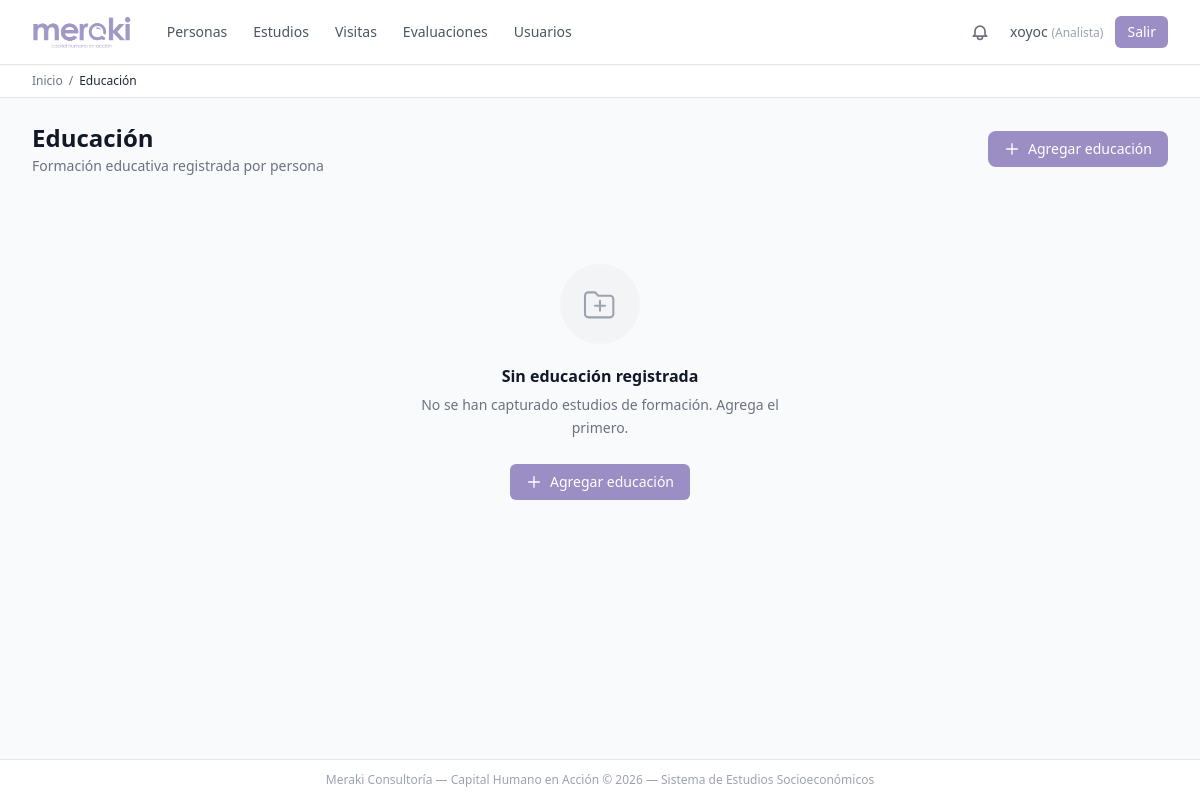
The page /educacion/ (signed in) on the database as committed earlier.
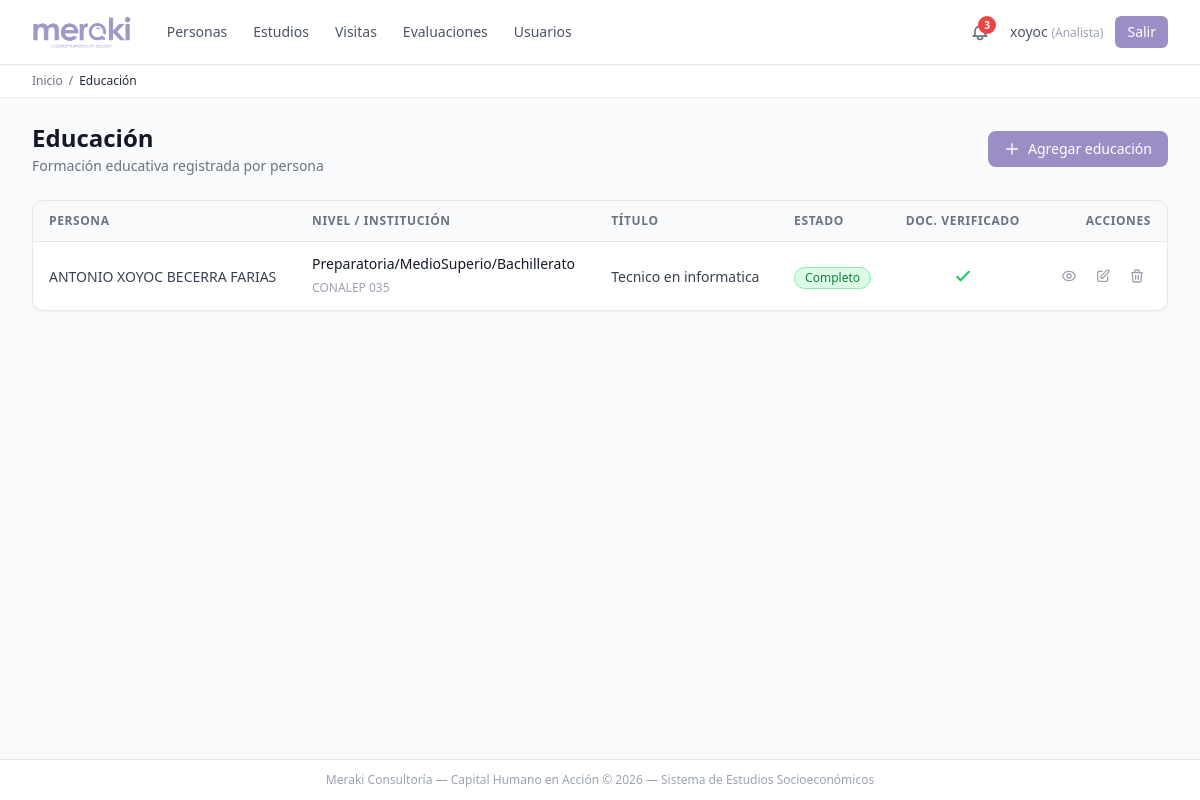
The same page on the database as committed later.
### apps/educacion/models.py (models this page shows, shortened)
class Educacion(TimestampModel):
    persona = models.ForeignKey(Persona, on_delete=models.CASCADE, related_name='educacion')
    nivel = models.ForeignKey(NivelEducativo, on_delete=models.PROTECT)
    institucion = models.CharField(max_length=200)
    ciudad_institucion = models.CharField(
        max_length=100, blank=True,
        verbose_name='Ciudad donde se localiza la institución'
    )
    titulo = models.CharField(max_length=200)
    ESTADO_EDUCATIVO = [
        ('INC', 'Incompleto'),
        ('COM', 'Completo'),
        ('TRU', 'Trunco'),
        ('CUR', 'Cursando'),
    ]
    estado = models.CharField(max_length=3, choices=ESTADO_EDUCATIVO)
    anio_inicio = models.IntegerField()
    anio_fin = models.IntegerField(null=True, blank=True)
    TIPO_DOCUMENTO_ESTUDIO = [
        ('CER', 'Certificado'),
        ('TIT', 'Título'),
        ('CON', 'Constancia'),
        ('CAR', 'Carta de pasante'),
        ('OTR', 'Otro'),
        ('NIN', 'Ninguno'),
    ]
    tipo_documento_estudio = models.CharField(
        max_length=3, choices=TIPO_DOCUMENTO_ESTUDIO, blank=True,
        verbose_name='Tipo de documento de estudio obtenido'
    )
    tiene_cedula = models.BooleanField(default=False)
    numero_cedula = models.CharField(max_length=20, blank=True)
    documento_verificado = models.BooleanField(default=False)
    class Meta:
        verbose_name_plural = "Educación"
        ordering = ['-anio_fin', '-anio_inicio']

class NivelEducativo(models.Model):
    nivel = models.CharField(max_length=100)
    orden = models.IntegerField(unique=True)
    activo = models.BooleanField(default=True)
    class Meta:
        verbose_name_plural = "Niveles educativos"
        ordering = ['orden']

### apps/personas/models.py (models this page shows, shortened)
class Persona(TimestampModel):
    folio = models.CharField(max_length=20, unique=True, editable=False)
    nombre = models.CharField(max_length=100)
    apellido_paterno = models.CharField(max_length=100)
    apellido_materno = models.CharField(max_length=100, blank=True)
    fecha_nacimiento = models.DateField()
    lugar_nacimiento = models.CharField(max_length=200, blank=True, verbose_name='Lugar de nacimiento')
    TIPO_IDENTIFICACION = [
        ('INE', 'INE/IFE'),
        ('PAS', 'Pasaporte'),
        ('CED', 'Cédula Profesional'),
        ('CAR', 'Cartilla Militar'),
        ('OTR', 'Otro'),
    ]
    tipo_identificacion = models.CharField(max_length=3, choices=TIPO_IDENTIFICACION)
    numero_identificacion = models.CharField(max_length=50)
    curp = models.CharField(max_length=18, validators=[RegexValidator(r'^[A-Z0-9]{18}$', 'CURP inválida')])
    rfc = models.CharField(max_length=13, blank=True, validators=[RegexValidator(r'^[A-Z&Ñ]{4}\d{6}[A-Z0-9]{3}$', 'RFC inválido')])
    nss = models.CharField(max_length=11, blank=True, verbose_name='NSS (Número de Seguridad Social)')
    licencia_manejo_folio = models.CharField(max_length=50, blank=True, verbose_name='Folio de licencia de manejo')
    cartilla_militar_folio = models.CharField(max_length=50, blank=True, verbose_name='Folio de cartilla militar')
    acta_nacimiento_numero = models.CharField(max_length=50, blank=True, verbose_name='Número de acta de nacimiento')
    email = models.EmailField()
    telefono_movil = models.CharField(max_length=15)
    telefono_fijo = models.CharField(max_length=15, blank=True)
    facebook_perfil = models.CharField(max_length=200, blank=True, verbose_name='Perfil de Facebook')
    ESTADO_CIVIL = [
        ('SOL', 'Soltero/a'),
        ('CAS', 'Casado/a'),
        ('ULB', 'Unión Libre'),
        ('DIV', 'Divorciado/a'),
        ('VIU', 'Viudo/a'),
        ('SEP', 'Separado/a'),
        ('OTR', 'Otro'),
    ]
    estado_civil = models.CharField(max_length=3, choices=ESTADO_CIVIL)
    numero_dependientes = models.IntegerField(default=0, validators=[MinValueValidator(0)])
    peso = models.DecimalField(
        max_digits=5, decimal_places=2, null=True, blank=True,
        verbose_name='Peso (kg)',
        validators=[MinValueValidator(0), MaxValueValidator(999)]
    )
    estatura = models.DecimalField(
        max_digits=5, decimal_places=2, null=True, blank=True,
        verbose_name='Estatura (cm)',
        validators=[MinValueValidator(0), MaxValueValidator(999)]
    )
    historial_residencias = models.TextField(
        blank=True,
        verbose_name='Historial de residencias anteriores',
        help_text='Lugar, período (año inicio-fin) y motivo del cambio de residencia'
    )
    periodos_sin_laborar = models.TextField(
        blank=True,
        verbose_name='Períodos sin laborar',
        help_text='Período (mes/año inicio-fin) y actividad durante ese tiempo'
    )
    actividades_tiempo_libre = models.TextField(
        blank=True,
        verbose_name='Actividades en tiempo libre',
        help_text='Tipo de actividad, frecuencia y tiempo dedicado'
    )
    activo = models.BooleanField(default=True)
    class Meta:
        verbose_name_plural = "Personas"
        indexes = [
            models.Index(fields=['folio']),
            models.Index(fields=['curp']),
            models.Index(fields=['apellido_paterno', 'apellido_materno', 'nombre']),
        ]
    @property
    def nombre_completo(self):
        return f"{self.nombre} {self.apellido_paterno} {self.apellido_materno}".strip()

### apps/educacion/views.py (the view)
# urls.py: path('', views.EducacionListView.as_view(), name='educacion_list'),
class EducacionListView(LoginRequiredMixin, ListView):
    model = Educacion
    context_object_name = 'educaciones'
    paginate_by = 25

### apps/notificaciones/context_processors.py (called while the page is built)
def notif_count(request):
    if not request.user.is_authenticated:
        return {'notif_count_global': 0}
    count = Notificacion.objects.filter(
        usuario=request.user, leida=False
    ).count()
    return {'notif_count_global': count}

### apps/usuarios/context_processors.py (called while the page is built)
def perfil_usuario(request):
    if not request.user.is_authenticated:
        return {
            'perfil_usuario': None,
            'es_analista': False,
            'es_inspector': False,
        }
    try:
        perfil = request.user.perfil
    except PerfilUsuario.DoesNotExist:
        perfil = None
    return {
        'perfil_usuario': perfil,
        'es_analista': perfil.es_analista if perfil else False,
        'es_inspector': perfil.es_inspector if perfil else False,
    }

### apps/usuarios/models.py (called while the page is built)
    @property
    def es_analista(self):
        return self.rol == 'ANA'

    @property
    def es_inspector(self):
        return self.rol == 'INS'

### templates/educacion/educacion_list.html (shortened to what the changed rows need)
{% extends "base.html" %}
{% block content %}
<div class="flex flex-col sm:flex-row sm:items-center sm:justify-between gap-4 mb-6">
  <div>
    <h1 class="text-2xl font-bold text-gray-900">Educación</h1>
  </div>
</div>
{% if educaciones %}
<div class="bg-white rounded-xl shadow-sm border border-gray-200 overflow-hidden">
  <div class="overflow-x-auto">
    <table class="min-w-full divide-y divide-gray-200">
      <thead class="bg-gray-50">
        <tr>
          <th scope="col" class="px-4 py-3 text-left text-xs font-semibold text-gray-500 uppercase tracking-wider">
            Persona
          </th>
          <th scope="col" class="px-4 py-3 text-left text-xs font-semibold text-gray-500 uppercase tracking-wider">
            Nivel / Institución
          </th>
          <th scope="col" class="px-4 py-3 text-left text-xs font-semibold text-gray-500 uppercase tracking-wider hidden sm:table-cell">
            Título
          </th>
          <th scope="col" class="px-4 py-3 text-left text-xs font-semibold text-gray-500 uppercase tracking-wider hidden md:table-cell">
            Estado
          </th>
          <th scope="col" class="px-4 py-3 text-center text-xs font-semibold text-gray-500 uppercase tracking-wider hidden lg:table-cell">
            Doc. verificado
          </th>
          <th scope="col" class="px-4 py-3 text-right text-xs font-semibold text-gray-500 uppercase tracking-wider">
            Acciones
          </th>
        </tr>
      </thead>
      <tbody class="bg-white divide-y divide-gray-100">
        {% for e in educaciones %}
        <tr class="hover:bg-purple-50 transition-colors">
          <td class="px-4 py-3">
            <span class="text-sm text-gray-700">{{ e.persona.nombre_completo }}</span>
          </td>
          <td class="px-4 py-3">
            <a href="{% url 'educacion:educacion_detail' pk=e.pk %}"
               class="block text-sm font-medium text-gray-900 hover:text-purple-700">
              {{ e.nivel.nivel }}
            </a>
            <span class="text-xs text-gray-400">{{ e.institucion }}</span>
          </td>
          <td class="px-4 py-3 hidden sm:table-cell">
            <span class="text-sm text-gray-700">{{ e.titulo|default:"—" }}</span>
          </td>
          <td class="px-4 py-3 hidden md:table-cell">
            {% if e.estado == 'COM' %}
            <span class="inline-flex items-center px-2.5 py-0.5 rounded-full text-xs font-medium bg-green-100 text-green-700 border border-green-300">{{ e.get_estado_display }}</span>
            {% elif e.estado == 'CUR' %}
            <span class="inline-flex items-center px-2.5 py-0.5 rounded-full text-xs font-medium bg-blue-100 text-blue-700 border border-blue-300">{{ e.get_estado_display }}</span>
            {% elif e.estado == 'INC' %}
            <span class="inline-flex items-center px-2.5 py-0.5 rounded-full text-xs font-medium bg-yellow-100 text-yellow-700 border border-yellow-300">{{ e.get_estado_display }}</span>
            {% elif e.estado == 'TRU' %}
            <span class="inline-flex items-center px-2.5 py-0.5 rounded-full text-xs font-medium bg-gray-100 text-gray-600 border border-gray-300">{{ e.get_estado_display }}</span>
            {% endif %}
          </td>
          <td class="px-4 py-3 text-center hidden lg:table-cell">
            {% if e.documento_verificado %}
            <svg class="h-5 w-5 text-green-500 mx-auto" fill="none" viewBox="0 0 24 24" stroke="currentColor" stroke-width="2.5" aria-label="Verificado">
              <path stroke-linecap="round" stroke-linejoin="round" d="M5 13l4 4L19 7"/>
            </svg>
            {% else %}
            <svg class="h-5 w-5 text-gray-300 mx-auto" fill="none" viewBox="0 0 24 24" stroke="currentColor" stroke-width="2.5" aria-label="Sin verificar">
              <path stroke-linecap="round" stroke-linejoin="round" d="M6 18L18 6M6 6l12 12"/>
            </svg>
            {% endif %}
          </td>
          <td class="px-4 py-3 whitespace-nowrap text-right">
            <div class="flex items-center justify-end gap-1.5">
              <a href="{% url 'educacion:educacion_detail' pk=e.pk %}"
                 class="p-1.5 text-gray-400 hover:text-purple-600 hover:bg-purple-50 rounded-md transition-colors"
                 title="Ver detalle">
              </a>
              <a href="{% url 'educacion:educacion_update' pk=e.pk %}"
                 class="p-1.5 text-gray-400 hover:text-blue-600 hover:bg-blue-50 rounded-md transition-colors"
                 title="Editar">
                <svg class="h-4 w-4" fill="none" viewBox="0 0 24 24" stroke="currentColor" stroke-width="2">
                  <path stroke-linecap="round" stroke-linejoin="round" d="M11 5H6a2 2 0 00-2 2v11a2 2 0 002 2h11a2 2 0 002-2v-5m-1.414-9.414a2 2 0 112.828 2.828L11.828 15H9v-2.828l8.586-8.586z"/>
                </svg>
              </a>
              <a href="{% url 'educacion:educacion_delete' pk=e.pk %}"
                 class="p-1.5 text-gray-400 hover:text-red-600 hover:bg-red-50 rounded-md transition-colors"
                 title="Eliminar">
                <svg class="h-4 w-4" fill="none" viewBox="0 0 24 24" stroke="currentColor" stroke-width="2">
                  <path stroke-linecap="round" stroke-linejoin="round" d="M19 7l-.867 12.142A2 2 0 0116.138 21H7.862a2 2 0 01-1.995-1.858L5 7m5 4v6m4-6v6m1-10V4a1 1 0 00-1-1h-4a1 1 0 00-1 1v3M4 7h16"/>
                </svg>
              </a>
            </div>
          </td>
        </tr>
        {% endfor %}
      </tbody>
    </table>
  </div>
</div>
{% else %}
{% url 'educacion:educacion_create' as create_url %}
{% include 'components/empty_state.html' with empty_title="Sin educación registrada" empty_message="No se han capturado estudios de formación. Agrega el primero." empty_action_url=create_url empty_action_text="Agregar educación" %}
{% endif %}
{% endblock %}

Rows that differ between the two databases and show on the page:
added Educacion: persona.nombre_completo "ANTONIO XOYOC BECERRA FARIAS", nivel.nivel "Preparatoria/MedioSuperio/Bachillerato", institucion "CONALEP 035", titulo "Tecnico en informatica", estado "Completo", documento_verificado True (drawn)
Other text that changed with them:
{{ notif_count }}: (not shown) → "3"
{{ empty_title }}: "Sin educación registrada" → (not shown)
{{ empty_message }}: "No se han capturado estudios de formación. Agrega el primero." → (not shown)
{{ empty_action_text|default:"Crear nuevo" }}: "Agregar educación" → (not shown)
text now shown: "PERSONA NIVEL / INSTITUCIÓN TÍTULO ESTADO DOC. VERIFICADO ACCIONES"
